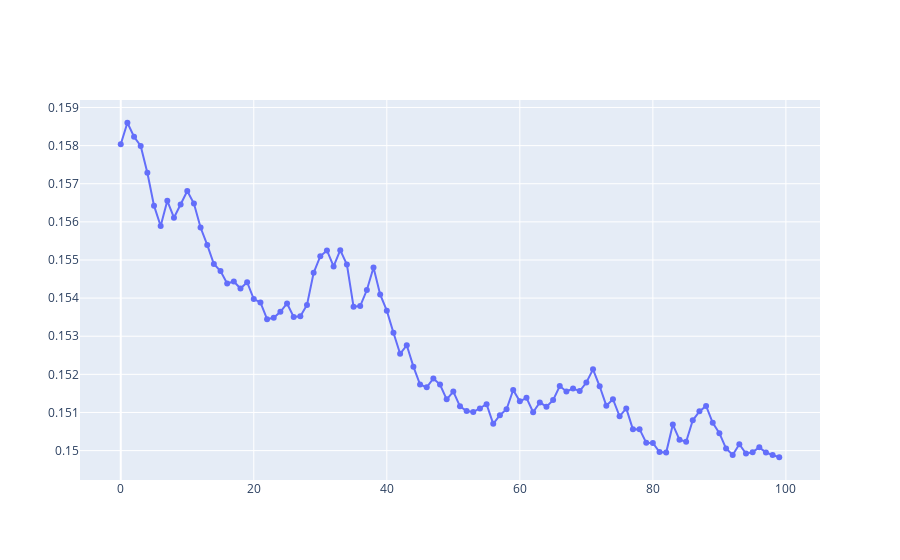

The notebook cell saved with this chart:
### Code cell
fig = go.Figure(data=go.Scatter(y=train_loss, mode='lines+markers'))
fig.show()
